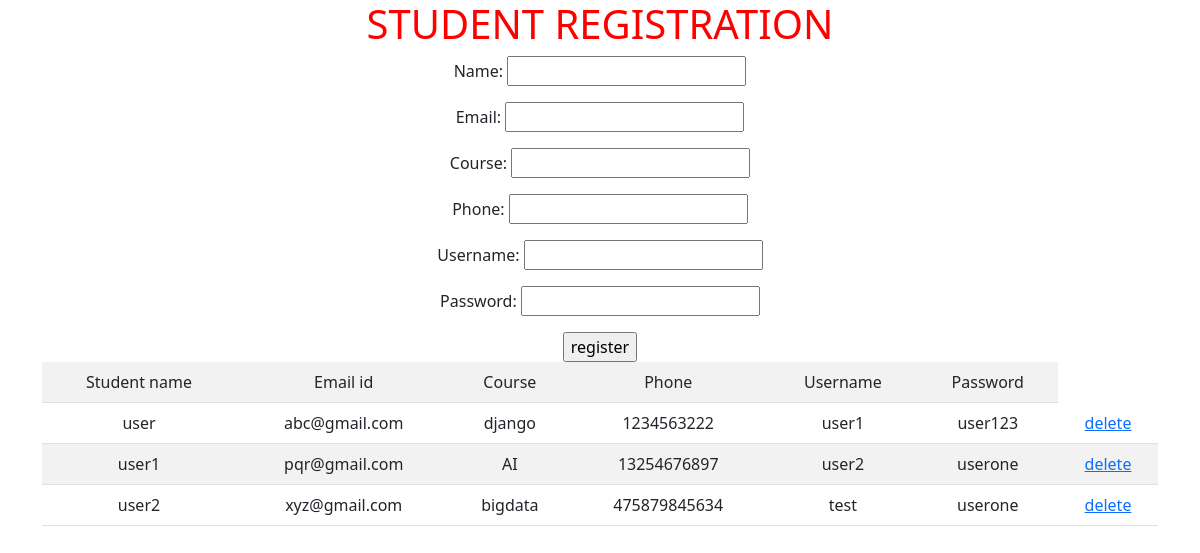
The app's page /student/register/ with its own data.
### student/models.py (models this page shows, shortened)
class Studentreg(models.Model):
    name=models.CharField(max_length=120)
    email=models.EmailField(unique=True)
    course=models.CharField(max_length=120)
    phone=models.IntegerField()
    username=models.CharField(max_length=120,unique=True)
    password=models.CharField(max_length=120)

### student/views.py (the view, shortened to what this page needs)
# urls.py: path("register/",registration,name="register"),
def registration(request):
    form=StudentRegistrationform()
    context={}
    context["form"]=form
    studs = Studentreg.objects.all()
    context["studs"] = studs
    return render(request,"student/studentRegistration.html",context)

### student/forms.py
class StudentRegistrationform(forms.Form):
    name=forms.CharField(widget=forms.TextInput(attrs={'class':'box'}))
    email=forms.EmailField(widget=forms.EmailInput(attrs={'class':'box'}))
    course=forms.CharField(widget=forms.TextInput(attrs={'class':'box'}))
    phone=forms.CharField(widget=forms.TextInput(attrs={'class':'box'}))
    username=forms.CharField(widget=forms.TextInput(attrs={'class':'box'}))
    password=forms.CharField(widget=forms.TextInput(attrs={'class':'box'}))

### student/Templates/student/studentRegistration.html (shortened to what this page needs)
<!DOCTYPE html>
{%load static%}
<html lang="en">
<head>
    <link rel="stylesheet" href="{% static 'css/studentregister.css'%}">
     <link href="https://cdn.jsdelivr.net/npm/bootstrap@5.0.0-beta3/dist/css/bootstrap.min.css" rel="stylesheet">
</head>
<body>
        <div class="container">
            <h1>STUDENT REGISTRATION</h1>
                <div>
                    <form action="" method="post">
                        {{form.as_p}}
                        <input id="btt" type="submit" value="register">
                    </form>
                </div>
                <div >
                    <table class="table table-striped">
                        <tr>
                            <td>Student name</td>
                            <td>Email id</td>
                            <td>Course</td>
                            <td>Phone</td>
                            <td>Username</td>
                            <td>Password</td>
                        </tr>
                        {%for stud in studs%}
                        <tr>
                            <td>{{stud.name}}</td>
                            <td>{{stud.email}}</td>
                            <td>{{stud.course}}</td>
                            <td>{{stud.phone}}</td>
                            <td>{{stud.username}}</td>
                            <td>{{stud.password}}</td>
                            <td><a href="{%url 'delete' stud.id%}">delete</a></td>
                        </tr>
                        {%endfor%}
                     </table>
                </div>
        </div>
</body>
</html>

### student/static/css/studentregister.css (style rules this page uses)
body { color:blue; text-align:center; background-color:yellow; margin-top:10%; }
h1 { margin-top:5%; color:red; text-align:center; }

### records on screen
Studentreg: name "user", email "abc@gmail.com", course "django", phone "1234563222", username "user1", password "user123"
Studentreg: name "user1", email "pqr@gmail.com", course "AI", phone "13254676897", username "user2", password "userone"
Studentreg: name "user2", email "xyz@gmail.com", course "bigdata", phone "475879845634", username "test", password "userone"
